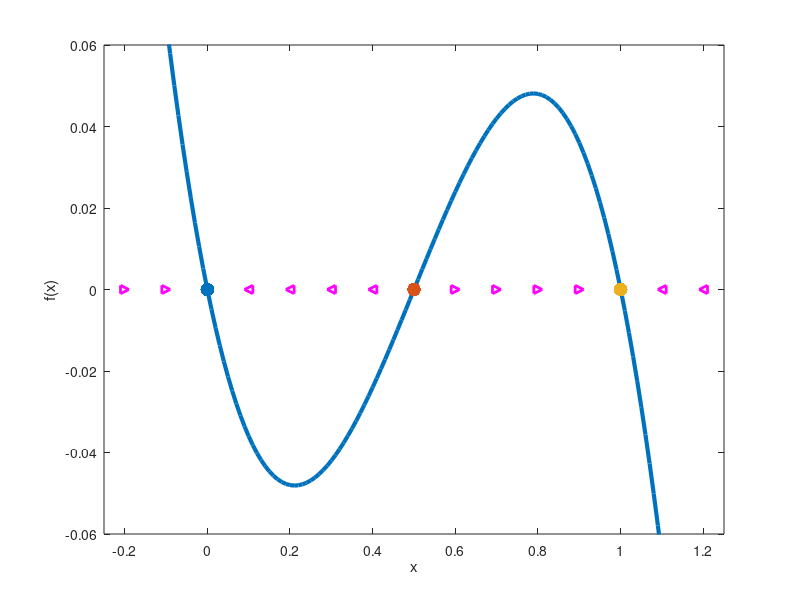
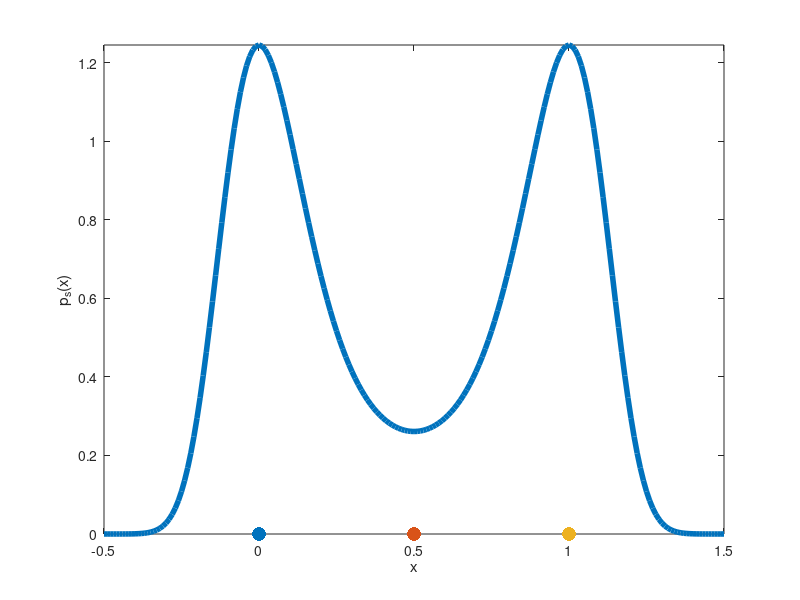
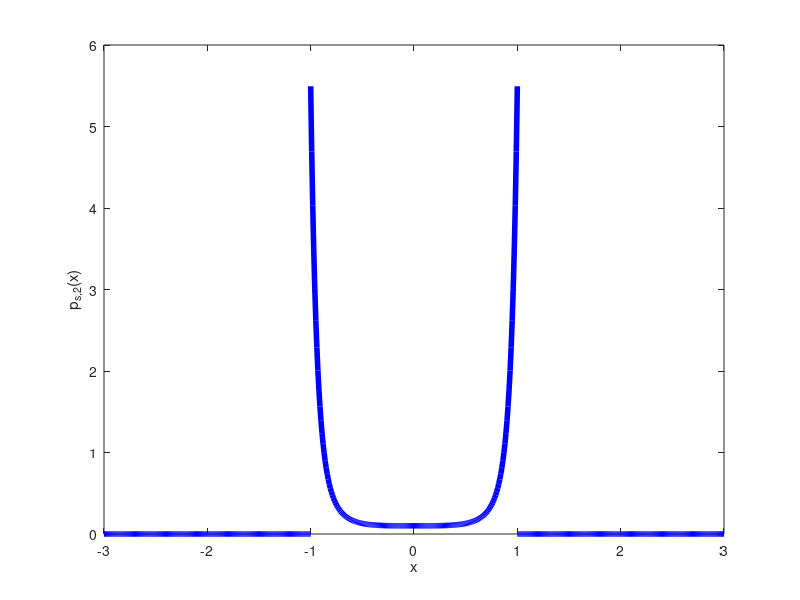

Source code (MATLAB) for these figures, in order: (Note: this script raises an error after producing the figures.)
%% Plot the deterministic direction field for part (a)
x = -0.25:0.01:1.25;
f = -x.*(x-0.5).*(x-1);
figure;
plot(x,f,'LineWidth',3);
xlabel('x');
ylabel('f(x)');
hold on;
tempX = -0.2:0.1:0;
plot(tempX,zeros(1,length(tempX)),'>m','LineWidth',2); 
tempX = 0:0.1:0.5;
plot(tempX,zeros(1,length(tempX)),'<m','LineWidth',2); 
tempX = 0.5:0.1:1;
plot(tempX,zeros(1,length(tempX)),'>m','LineWidth',2); 
tempX = 1:0.1:1.2;
plot(tempX,zeros(1,length(tempX)),'<m','LineWidth',2); 
scatter(0,0,100,'red','filled');
scatter(0.5,0,100,'black','filled');
scatter(1,0,100,'red','filled');
ylim([-0.06 0.06]);
xlim([-0.25 1.25]);

%% Plot the stationary distribution for part (b)
x = -0.5:0.01:1.5;
ps = exp( -25*x.^2 + 50*x.^3 -25*x.^4 );
ps = ps./trapz(x,ps);
figure;
plot(x,ps,'LineWidth',4);
xlabel('x');
ylabel('p_s(x)','Interpreter','tex');
axis tight;
hold on;
scatter(0,0,100,'red','filled');
scatter(0.5,0,100,'black','filled');
scatter(1,0,100,'red','filled');

%% Plot the stationary distribution for part (c)
x = -1:0.01:1;
ps = exp(4*x.^4);
ps = ps./trapz(x,ps);
figure;
plot(x,ps,'b','LineWidth',4);
xlabel('x');
ylabel('p_{s,2}(x)','Interpreter','tex');
hold on;
x2 = -3:0.01:-1;
plot(x2,zeros(1,length(x2)),'b','LineWidth',4);
x2 = 1:0.01:3;
plot(x2,zeros(1,length(x2)),'b','LineWidth',4);
xline(1,'--b','LineWidth',2)
xline(-1,'--b','LineWidth',2)
axis tight;

%%
x = -1:0.01:1;
ps = exp(4*x.^4);
ps = ps./trapz(x,ps);
figure;
plot(x,ps,'b','LineWidth',4);
xlabel('x');
ylabel('p_{s,3}(x)','Interpreter','tex');
hold on;
x2 = -3:0.01:-1;
plot(x2,ps,'b','LineWidth',4);
x2 = 1:0.01:3;
plot(x2,ps,'b','LineWidth',4);
axis tight;

%% Problem Class 5, Q1 (b)
x = 0:0.01:1;
delta = 0.1;
beta = 0.75;
phi = 0.75;
omega = 0.2;
plot(x,delta-beta*x+phi*x.^2);
hold on;
G1 = (beta+sqrt(beta^2 - 4*delta*phi))/(2*phi);
G2 = (beta-sqrt(beta^2 - 4*delta*phi))/(2*phi);
scatter(G1,0,'filled');
scatter(G2,0,'filled');

T1 = (omega*(1-G1))/(delta+phi*G1*G1+omega);
T2 = (omega*(1-G2))/(delta+phi*G2*G2+omega);

J_10 = [0 delta+phi-beta; -omega -delta-phi-omega];

J_G1_T1 = [2*phi*G1*T1-beta*T1 delta+phi*G1^2-beta*G1; -2*phi*G1*T1-omega -delta-phi*G1^2-omega];
J_G2_T2 = [2*phi*G2*T2-beta*T2 delta+phi*G2^2-beta*G2; -2*phi*G2*T2-omega -delta-phi*G2^2-omega];